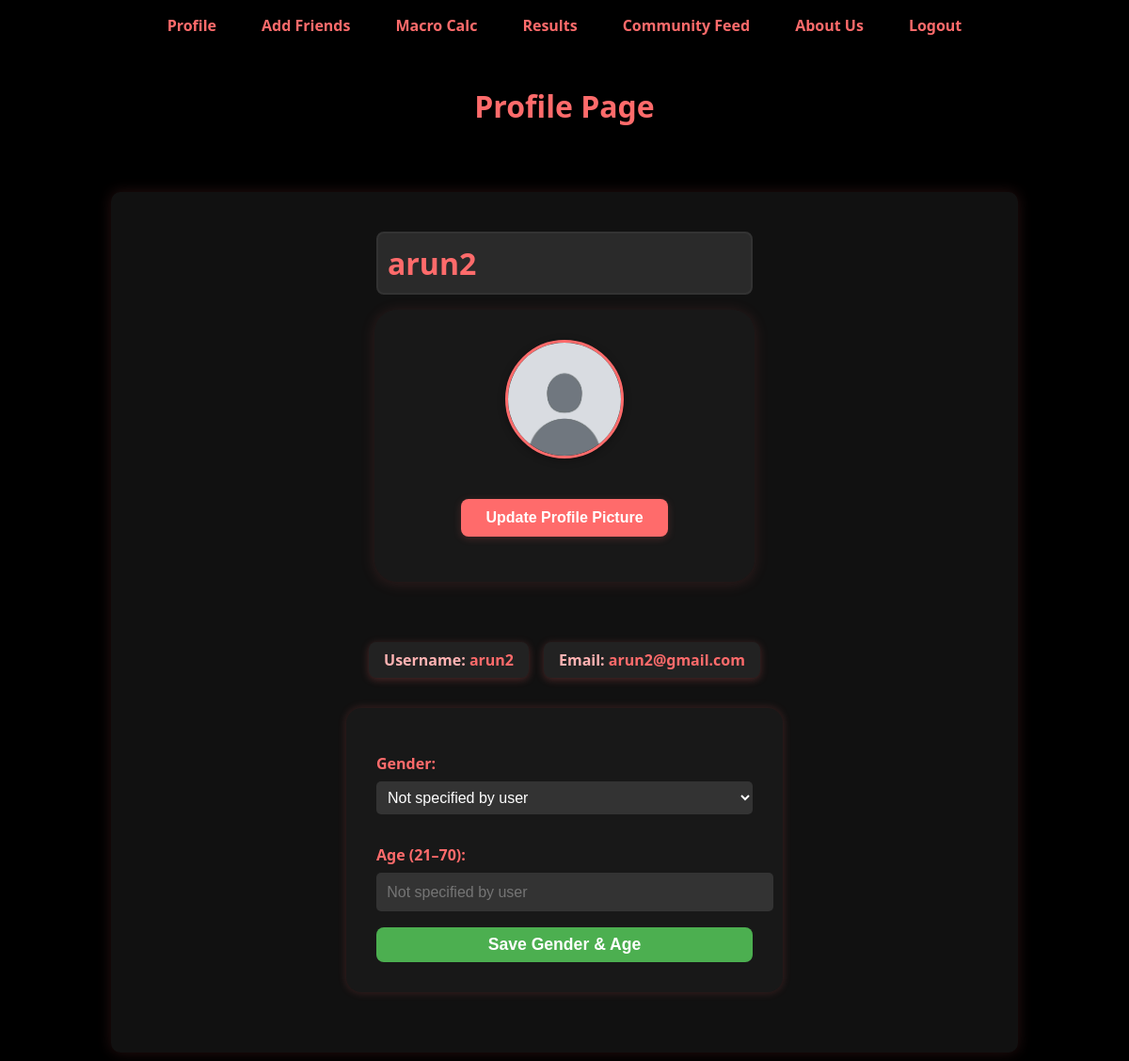
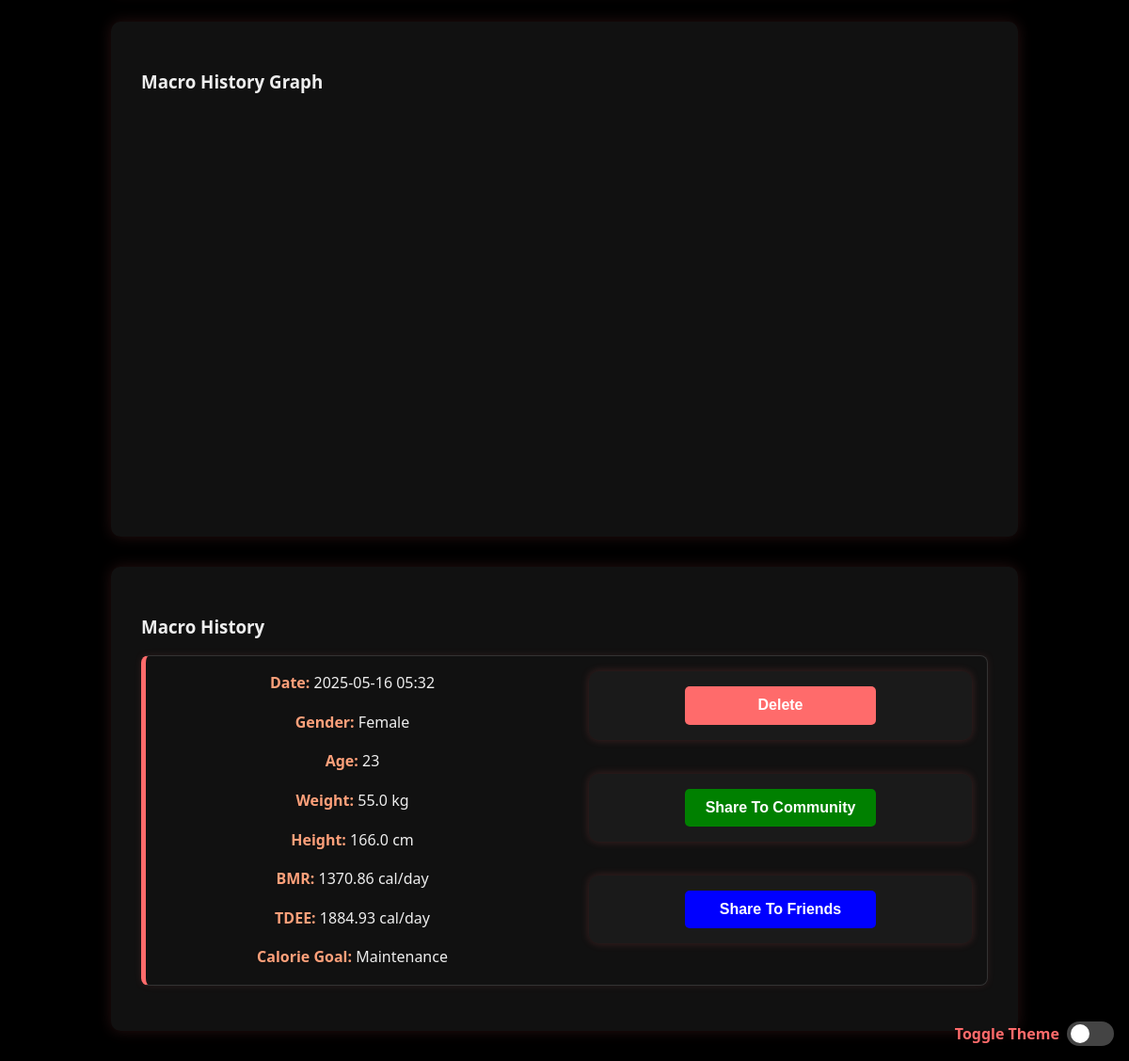
The page /profile (signed in) on the database its author committed (2 pictures, top to bottom).
### app/models.py (models this page shows)
class User(db.Model, UserMixin):
    id = db.Column(db.Integer, primary_key=True)
    name = db.Column(db.String(80), unique=True, nullable=False)
    email = db.Column(db.String(120), unique=True, nullable=False)
    password = db.Column(db.String(120), nullable=False)
    gender = db.Column(db.String(10))
    age = db.Column(db.Integer)
    profile_picture = db.Column(db.String(255), default='placeholder-profile.jpg')
    requests_sent = db.relationship(
        'FriendRequest',
        foreign_keys='FriendRequest.requester_id',
        back_populates='requester',
        lazy='dynamic'
    )
    requests_received = db.relationship(
        'FriendRequest',
        foreign_keys='FriendRequest.receiver_id',
        back_populates='receiver',
        lazy='dynamic'
    )
    friends = db.relationship(
        'User',
        secondary=friend_assoc,
        primaryjoin=(id == friend_assoc.c.user_id),
        secondaryjoin=(id == friend_assoc.c.friend_id),
        lazy='dynamic'
    )

class MacroPost(db.Model):
    id = db.Column(db.Integer, primary_key=True)
    gender = db.Column(db.String(10), nullable=False)
    age = db.Column(db.Integer, nullable=False)
    weight = db.Column(db.Float, nullable=False)
    height = db.Column(db.Float, nullable=False)
    bmr = db.Column(db.Float, nullable=False)
    tdee = db.Column(db.Float, nullable=False)
    calorie_goal = db.Column(db.String(10), nullable=False, server_default='maintain')
    timestamp = db.Column(db.DateTime, server_default=db.func.now())
    user_id = db.Column(db.Integer, db.ForeignKey('user.id'), nullable=False)
    user = db.relationship('User', backref=db.backref('macroposts', lazy=True))

### app/routes.py (the view)
@app.route("/profile")
@login_required
def profile():
    macro_posts = MacroPost.query.filter_by(user_id=current_user.id).order_by(MacroPost.timestamp.desc()).all()
    form = ProfilePictureForm()
    pending_requests = FriendRequest.query.filter_by(receiver_id=current_user.id, status='pending').all()
    return render_template(
        "profile.html",
        user=current_user,
        macro_posts=macro_posts,
        form=form,
        pending_requests=pending_requests,
    )

### app/forms.py
class ProfilePictureForm(FlaskForm):
    picture = FileField('Update Profile Picture', validators=[
        FileAllowed(['jpg', 'png', 'jpeg'], 'Images only!')
    ])
    submit = SubmitField('Update Picture')

### app/__init__.py (called while the page is built)
@login_manager.user_loader
def load_user(user_id):
    return db.session.get(User, int(user_id))

### app/routes.py (called while the page is built)
@app.after_request
def add_security_headers(response):
    response.headers['X-Content-Type-Options'] = 'nosniff'
    response.headers['X-Frame-Options'] = 'DENY'
    response.headers['X-Content-Type-Options'] = 'nosniff'
    response.headers['X-XSS-Protection'] = '1; mode=block'
    return response

### app/templates/profile.html (shortened to what this page needs)
{% extends "base.html" %}
{% import "./components/resultTab.html" as ui %}
{% block content %}
<div class="profile-container">
    <header class="profile-header">
        <h1>Profile Page</h1>
    </header>
    <section class="profile-info">
        <div style="display:flex; flex-direction:column; align-items:center; margin-bottom: 2em;">
            <h2 class="username-box">{{ user.name }}</h2>
            <div class="profile-card">
                <img src="{{ url_for('static', filename='profile_pics/' + user.profile_picture) }}" alt="Profile Picture" class="profile-picture">
            {% if current_user.id == user.id %}
               <button onclick="document.getElementById('profile-picture-form').style.display='block'" class="profile-btn update-btn">Update Profile Picture</button>
            {% endif %}
            </div>
        </div>
        <div style="display:flex; justify-content:center; gap:1em; margin-bottom:1em;">
            <div class="profile-line"> Username: <span class="highlight-text">{{ user.name }}</span></div>
            <div class="profile-line"> Email: <span style="color:#ff6b6b;">{{ user.email }}</span></div>
        </div>
        <form action="{{ url_for('update_profile_info') }}" method="POST" style="margin-top: 1em; background:#181818; padding:2em; border-radius:16px; box-shadow:0 0 10px #ff6b6b33; max-width:400px; margin-left:auto; margin-right:auto;">
            <label for="gender" style="color:#ff6b6b; font-weight:bold;">Gender:</label>
            <select id="gender" name="gender" required style="width:100%; margin-bottom:1em; padding:0.5em; font-size:1rem; box-sizing:border-box;" {% if current_user.id != user.id %}disabled{% endif %}>
                <option disabled {% if not user.gender %}selected{% endif %}>
                    {{ user.gender if user.gender else "Not specified by user" }}
                </option>
             </select>
             <label for="age" style="color:#ff6b6b; font-weight:bold;">Age (21–70):</label>
             <input type="text" id="age" name="age" value="{{ user.age if user.age else '' }}" placeholder="Not specified by user" {% if current_user.id != user.id %}disabled class="disabled-field"{% endif %}>
            {% if current_user.id == user.id %}
               <button type="submit" style="margin-top: 1em; background-color: #4CAF50; color: white; font-weight: bold; padding: 8px 16px; border: none; border-radius: 8px; cursor: pointer; width:100%; font-size:1.1rem;">Save Gender & Age</button>
            {% endif %}
        </form>
    </section>
    <section class="graph">
        <h3>Macro History Graph</h3>
        <div id="macro-history-graph" style="width: 100%; height: 400px; margin-bottom: 20px;"></div>
    </section>
    <section class="macro-history">
        <h3>Macro History</h3>
        {% if macro_posts %}
            <ul>
                {% for post in macro_posts %}
                    <li>
                        <div class="info">
                            {{ ui.history_item(post) }}
                        </div>
                        {% if user.id == current_user.id %}
                        <div class="actions">
                            {{ ui.delete_button(post.id) }}
                            {{ ui.community_share_button(post.id) }}
                            {{ ui.friend_share_button(post.id) }}
                        </div>
                        {% endif %}
                    </li>
                {% endfor %}
            </ul>
        {% else %}
            <p>You haven't saved any results yet.</p>
        {% endif %}
    </section>
</div>
{% endblock %}

### app/templates/components/resultTab.html (shortened to what this page needs)
{% macro history_item(post) %}
<p><strong>Date:</strong> {{ post.timestamp.strftime('%Y-%m-%d %H:%M') }}</p>
<p><strong>Gender:</strong> {{ post.gender|capitalize }}</p>
<p><strong>Age:</strong> {{ post.age }}</p>
<p><strong>Weight:</strong> {{ post.weight }} kg</p>
<p><strong>Height:</strong> {{ post.height }} cm</p>
<p><strong>BMR:</strong> {{ post.bmr }} cal/day</p>
<p><strong>TDEE:</strong> {{ post.tdee }} cal/day</p>
<p><strong>Calorie Goal:</strong> {{ post.calorie_goal|capitalize }}</p>
{% endmacro %}
{% macro delete_button(post_id) %}
<form
  action="{{ url_for('delete_macro_post', post_id=post_id) }}"
  method="post"
  onsubmit="return confirm('Are you sure you want to delete this entry?');"
>
  <button type="submit">Delete</button>
</form>
{% endmacro %}
{% macro community_share_button(post_id) %}
<form action="{{ url_for('create_feed_post', post_id=post_id) }}" method="POST">
  <button style="background-color: green" type="submit">
    Share To Community
  </button>
</form>
{% endmacro %}
{% macro friend_share_button(post_id) %}
<form action="{{ url_for('feed') }}" method="GET">
  <button style="background-color: blue" type="submit">Share To Friends</button>
</form>
{% endmacro %}

### app/static/css/style.css (style rules this page uses)
body { background-color: #000; color: #eee; font-family: 'Segoe UI', Tahoma, Geneva, Verdana, sans-serif; margin: 0; padding: 0; }
h1, h2 { color: #ff6b6b; text-align: center; }
header { padding: 1rem 2rem; }
form { background-color: #1a1a1a; padding: 2rem; border-radius: 10px; max-width: 500px; margin: 2rem auto; box-shadow: 0 0 10px rgba(255, 107, 107, 0.2); }
label { font-weight: bold; display: block; margin-top: 1rem; color: #ff6b6b; }
input, select, button { width: 100%; padding: 0.7rem; margin-top: 0.5rem; border-radius: 5px; border: none; background-color: #333; color: #fff; font-size: 1rem; }
button { background-color: #ff6b6b; color: #000; font-weight: bold; margin-top: 1.5rem; cursor: pointer; transition: background-color 0.3s; }
section { background-color: #111; color: #eee; max-width: 900px; margin: 2rem auto; padding: 2rem; border-radius: 10px; box-shadow: 0 0 15px rgba(255, 107, 107, 0.15); }
section h2 { color: #ff6b6b; margin-bottom: 1rem; font-size: 1.8rem; }
section p { font-size: 1rem; line-height: 1.6; }
.profile-picture { width: 150px; height: 150px; border-radius: 50%; object-fit: cover; border: 2px solid #ff6b6b; display: block; margin: 1rem auto; box-shadow: 0 0 10px rgba(255, 107, 107, 0.3); }
.profile-info h2, .profile-info p { background-color: #2a2a2a; color: #ffa07a; border: 2px solid #333; border-radius: 8px; padding: 10px; font-size: 1.2rem; max-width: 400px; margin: 10px 0; box-sizing: border-box; text-align: left; display: inline-block; width: 100%; transition: background-color 0.3s ease; }
.profile-info h2, .profile-info p { margin-bottom: 15px; }
.macro-history { margin-top: 2rem; }
.macro-history ul { list-style: none; padding: 0px; margin: 0px; }
.macro-history li { text-align: center; border: 1px solid #333; border-left: 5px solid #ff6b6b; border-radius: 8px; margin-bottom: 1rem; box-shadow: 0 0 8px rgba(255, 107, 107, 0.1); transition: transform 0.2s ease; display: flex; justify-content: space-between; align-items: flex-start; gap: 1rem; }
.macro-history strong { color: #ffa07a; }
.macro-history .info { justify-content: left; }
.macro-history .info p { margin-block: 1rem; }
.macro-history li .info { display: inline-table; grid-template-columns: repeat(auto-fit, minmax(120px, 1fr)); gap: 0.25rem 1rem; flex: 0.5; }
.macro-history .actions { display: flex; flex-direction: column; }
.macro-history li .actions { display: block; align-self: start; gap: 0.5rem; display: flex; flex-direction: column; flex-shrink: 0; gap: 0.25rem 1rem; flex: 0.5; }
.macro-history button { width: 50%; margin-block: 1rem; color: white; }
.macro-history form { padding: 0; margin: 1rem; }
.profile-line { background-color: #222; color: #ffb3b3; padding: 0.5em 1em; border-radius: 8px; font-weight: bold; box-shadow: 0 2px 8px rgba(255, 107, 107, 0.25); }
.highlight-text { color: #ff6b6b; }
.profile-info h2.username-box { font-size: 2rem; font-weight: bold; color: #ff6b6b; margin-bottom: 0.5em; }
#macro-history-graph { width: 100%; height: 400px; margin-bottom: 20px; }
input, select { color: #fff; }

### app/templates/profile.html (style rules this page uses)
.profile-card { background: #181818; display: flex; flex-direction: column; align-items: center; padding: 2em 2em 2em 2em; border-radius: 24px; box-shadow: 0 2px 16px #ff6b6b22; margin-bottom: 2em; width: 340px; max-width: 90vw; }
.profile-picture { display: block; margin: 0 auto 1.2em auto; border: 3px solid #ff6b6b; border-radius: 50%; width: 120px; height: 120px; box-shadow: 0 2px 8px #0005; }
.profile-btn { font-weight: bold; border-radius: 8px; width: 220px; padding: 0.7em 0; margin-bottom: 1em; box-shadow: 0 2px 8px #ff6b6b33; transition: background 0.2s, color 0.2s; border: none; cursor: pointer; font-size: 1rem; }
.update-btn { background: #ff6b6b; color: #fff; }
.profile-info > form { margin-top: 2em !important; margin-bottom: 2em !important; z-index: 1; position: relative; }

### rows shown on the page
User: name "arun2", profile_picture (placeholder picture), email "arun2@gmail.com", gender "Not specified by user"
MacroPost: timestamp "2025-05-16 05:32", gender "Female", age "23", weight "55.0", height "166.0", bmr "1370.86", tdee "1884.93", calorie_goal "Maintenance"
